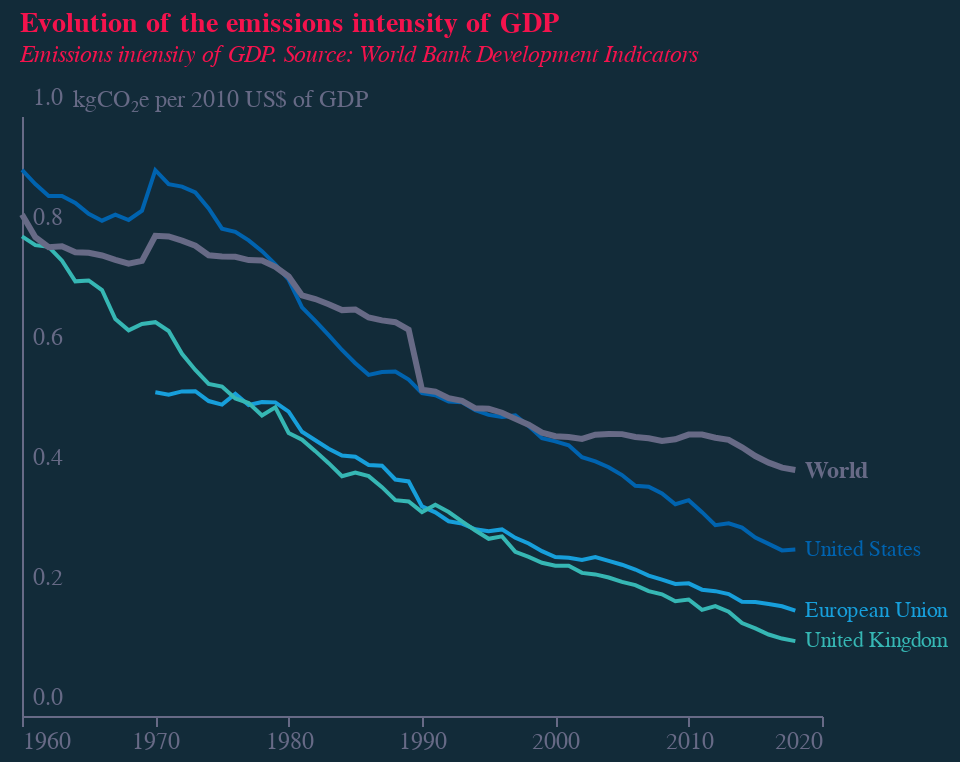

Notebook code for this chart:
### Code cell
base = alt.Chart(f2).encode(
    x=alt.X(
        "year:Q",
        axis=alt.Axis(
            grid=False,
            titleAlign="center",
            titleAnchor="middle",
            title="",
            labelColor=colors["eco-gray"],
            titleColor=colors["eco-gray"],
            tickColor=colors["eco-gray"],
            domainColor=colors["eco-gray"],
            tickCount=5,
            titleFontSize=12,
            labelFontSize=12,
            orient="bottom",
            labelAngle=0,
            format=".0f",
            # zindex=1,
            # offset=-43
        ),
    )
)
lines = (
    base.mark_line()
    .encode(
        y=alt.Y(
            "value:Q",
            axis=alt.Axis(
                grid=False,
                title="kgCO₂e per 2010 US$ of GDP",
                titleAnchor="start",
                labelColor=colors["eco-gray"],
                titleColor=colors["eco-gray"],
                tickColor=colors["eco-gray"],
                domainColor=colors["eco-gray"],
                titleFontSize=12,
                labelFontSize=12,
                titleFontWeight="normal",
                ticks=False,
                labelAlign="left",
                labelBaseline="middle",
                labelPadding=-5,
                labelOffset=-10,
                titleX=25,
                titleY=-2,
                titleBaseline="bottom",
                titleAngle=0,
                titleAlign="left",
                tickCount=7,
                format=".1f",
            ),
        ),
        color=alt.Color(
            "country:N",
            legend=None,
            scale=alt.Scale(
                range=[
                    colors["eco-light-blue"],
                    colors["eco-turquiose"],
                    colors["eco-mid-blue"],
                ]
            ),
        ),
    )
    .transform_filter(
        alt.FieldOneOfPredicate(
            field="country", oneOf=["United States", "United Kingdom", "European Union"]
        )
    )
)
line = (
    base.mark_line(color=colors["eco-gray"], strokeWidth=3)
    .encode(y="value:Q")
    .transform_filter(alt.FieldOneOfPredicate(field="country", oneOf=["World"]))
)
labels = (
    lines.mark_text(align="left", dx=5)
    .encode(
        text="country:N",
    )
    .transform_filter("datum.year==2018")
)
label = (
    line.mark_text(
        align="left", dx=5, fontSize=12, fontStyle="bold", color=colors["eco-gray"]
    )
    .encode(text="country:N")
    .transform_filter("datum.year==2018")
)
title = alt.TitleParams(
    "Evolution of the emissions intensity of GDP",
    subtitle=["Emissions intensity of GDP. Source: World Bank Development Indicators"],
    anchor="start",
    align="left",
    dx=5,
    dy=-5,
    fontSize=14,
    subtitleFontSize=12,
    color=colors["eco-dot"],
    subtitleColor=colors["eco-dot"],
    subtitleFontStyle="italic",
)
layer1 = (
    ((lines + line + labels + label).properties(height=300, width=400))
    .configure(font="Georgia", background=colors["eco-background"])
    .configure_view(stroke=None)
    .properties(title=title)
)
layer1.save("visualisation/" + f + "_dark.json")
layer1.save("visualisation/" + f + "_dark.png")
readme = re.sub(f, f + "_dark", readme)
open("README.md", "a").write(readme)
with alt.data_transformers.disable_max_rows():
    layer1.display()

### Figure 1 — Vega-Lite specification as saved in the notebook (floating-point values rounded to 4 significant figures; data arrays with more than 128 entries replaced by an {"elided": "..."} marker saying what was removed)
{"config": {"view": {"continuousWidth": 400, "continuousHeight": 300, "stroke": null}, "background": "#122B39", "font": "Georgia"}, "layer": [{"mark": "line", "encoding": {"color": {"type": "nominal", "field": "country", "legend": null, "scale": {"range": ["#179FDB", "#36B7B4", "#0063AF"]}}, "x": {"type": "quantitative", "axis": {"domainColor": "#676A86", "format": ".0f", "grid": false, "labelAngle": 0, "labelColor": "#676A86", "labelFontSize": 12, "orient": "bottom", "tickColor": "#676A86", "tickCount": 5, "title": "", "titleAlign": "center", "titleAnchor": "middle", "titleColor": "#676A86", "titleFontSize": 12}, "field": "year"}, "y": {"type": "quantitative", "axis": {"domainColor": "#676A86", "format": ".1f", "grid": false, "labelAlign": "left", "labelBaseline": "middle", "labelColor": "#676A86", "labelFontSize": 12, "labelOffset": -10, "labelPadding": -5, "tickColor": "#676A86", "tickCount": 7, "ticks": false, "title": "kgCO₂e per 2010 US$ of GDP", "titleAlign": "left", "titleAnchor": "start", "titleAngle": 0, "titleBaseline": "bottom", "titleColor": "#676A86", "titleFontSize": 12, "titleFontWeight": "normal", "titleX": 25, "titleY": -2}, "field": "value"}}, "transform": [{"filter": {"field": "country", "oneOf": ["United States", "United Kingdom", "European Union"]}}]}, {"mark": {"type": "line", "color": "#676A86", "strokeWidth": 3}, "encoding": {"x": {"type": "quantitative", "axis": {"domainColor": "#676A86", "format": ".0f", "grid": false, "labelAngle": 0, "labelColor": "#676A86", "labelFontSize": 12, "orient": "bottom", "tickColor": "#676A86", "tickCount": 5, "title": "", "titleAlign": "center", "titleAnchor": "middle", "titleColor": "#676A86", "titleFontSize": 12}, "field": "year"}, "y": {"type": "quantitative", "field": "value"}}, "transform": [{"filter": {"field": "country", "oneOf": ["World"]}}]}, {"mark": {"type": "text", "align": "left", "dx": 5}, "encoding": {"color": {"type": "nominal", "field": "country", "legend": null, "scale": {"range": ["#179FDB", "#36B7B4", "#0063AF"]}}, "text": {"type": "nominal", "field": "country"}, "x": {"type": "quantitative", "axis": {"domainColor": "#676A86", "format": ".0f", "grid": false, "labelAngle": 0, "labelColor": "#676A86", "labelFontSize": 12, "orient": "bottom", "tickColor": "#676A86", "tickCount": 5, "title": "", "titleAlign": "center", "titleAnchor": "middle", "titleColor": "#676A86", "titleFontSize": 12}, "field": "year"}, "y": {"type": "quantitative", "axis": {"domainColor": "#676A86", "format": ".1f", "grid": false, "labelAlign": "left", "labelBaseline": "middle", "labelColor": "#676A86", "labelFontSize": 12, "labelOffset": -10, "labelPadding": -5, "tickColor": "#676A86", "tickCount": 7, "ticks": false, "title": "kgCO₂e per 2010 US$ of GDP", "titleAlign": "left", "titleAnchor": "start", "titleAngle": 0, "titleBaseline": "bottom", "titleColor": "#676A86", "titleFontSize": 12, "titleFontWeight": "normal", "titleX": 25, "titleY": -2}, "field": "value"}}, "transform": [{"filter": {"field": "country", "oneOf": ["United States", "United Kingdom", "European Union"]}}, {"filter": "datum.year==2018"}]}, {"mark": {"type": "text", "align": "left", "color": "#676A86", "dx": 5, "fontSize": 12, "fontStyle": "bold"}, "encoding": {"text": {"type": "nominal", "field": "country"}, "x": {"type": "quantitative", "axis": {"domainColor": "#676A86", "format": ".0f", "grid": false, "labelAngle": 0, "labelColor": "#676A86", "labelFontSize": 12, "orient": "bottom", "tickColor": "#676A86", "tickCount": 5, "title": "", "titleAlign": "center", "titleAnchor": "middle", "titleColor": "#676A86", "titleFontSize": 12}, "field": "year"}, "y": {"type": "quantitative", "field": "value"}}, "transform": [{"filter": {"field": "country", "oneOf": ["World"]}}, {"filter": "datum.year==2018"}]}], "data": {"name": "data-ade81d8aeecc14930752c0c1ccf856df"}, "height": 300, "title": {"text": "Evolution of the emissions intensity of GDP", "align": "left", "anchor": "start", "color": "#F4134D", "dx": 5, "dy": -5, "fontSize": 14, "subtitle": ["Emissions intensity of GDP. Source: World Bank Development Indicators"], "subtitleColor": "#F4134D", "subtitleFontSize": 12, "subtitleFontStyle": "italic"}, "width": 400, "$schema": "https://vega.github.io/schema/vega-lite/v4.8.1.json", "datasets": {"data-ade81d8aeecc14930752c0c1ccf856df": {"elided": "11058 records"}}}
